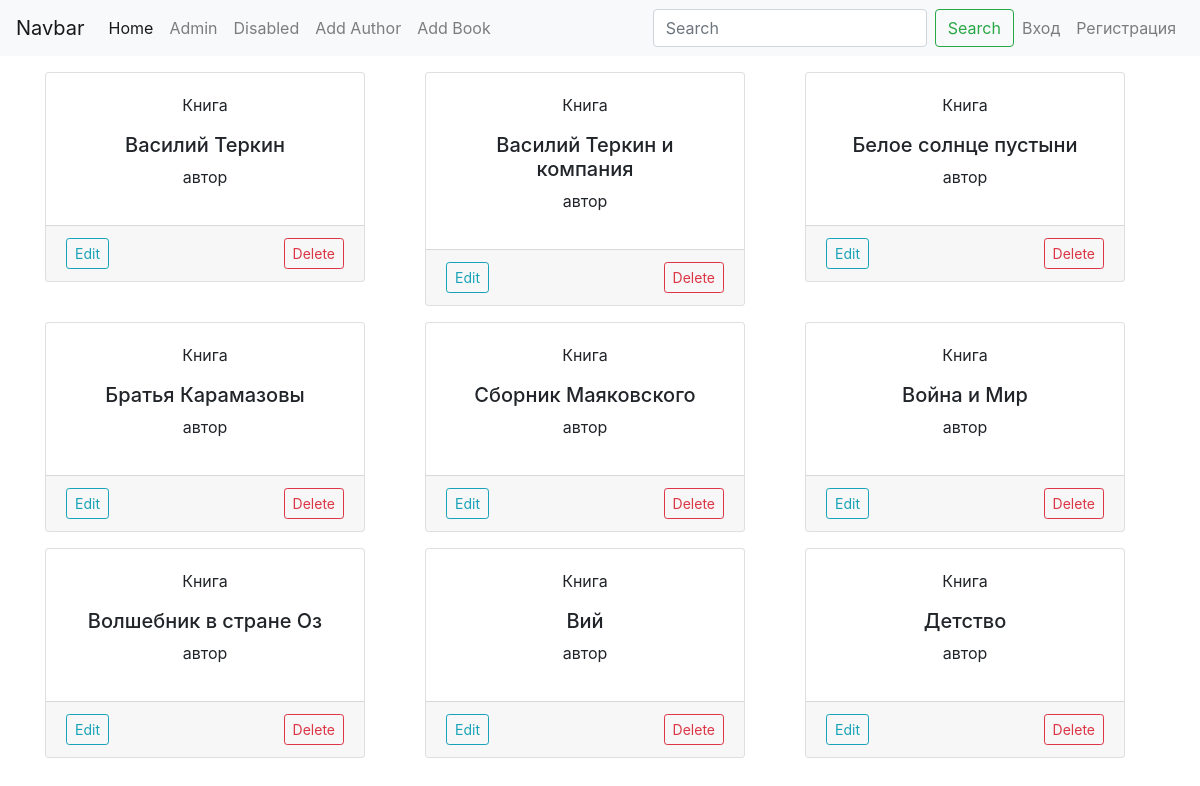
The page /home on the database its author committed.
### app/models.py (models this page shows, shortened)
class Book(db.Model):
    id = db.Column(db.Integer, primary_key=True)
    title = db.Column(db.String(250), unique=True, nullable=False)
    authors = db.relationship('Author', secondary=books_authors, lazy='subquery',
        backref=db.backref('books', lazy=True))

### app/books/views.py (the view)
@app.route("/home")
def home():
    books = Book.query.all()
    return render_template("home.html", books=books)

### app/templates/home.html (shortened to what this page needs)
{%  extends "base.html" %}
{%  block content %}
<div class="container">
    <div class="row">
        {% for book in books %}
        <div class="col-4 mt-3">
            <div class="card text-center" style="width: 20rem;">
                <div class="card-body">
                    <p class="card-text">Книга</p>
                    <h5 class="text-center">{{ book.title }}</h5>
                    <p class="text-center">автор</p>
                </div>
                <div class="card-footer">
                    <a href="{{url_for('update_book', id=book.id)}}"
                        class="float-left btn btn-sm btn-outline-info">Edit</a>
                    <button type="button" class="float-right btn btn-outline-danger btn-sm" data-toggle="modal"
                        data-target="#exampleModal-{{ book.id }}">
                        Delete
                    </button>
                </div>
            </div>
        </div>
        {% endfor %}
    </div>
</div>
{%  endblock %}

### app/templates/base.html (shortened to what this page needs)
<!DOCTYPE html>
<html lang="en">
<head>
    <link rel="stylesheet" href="{{url_for('static', filename='css/bootstrap.min.css')}}">
    <nav class="navbar navbar-expand-lg navbar-light bg-light">
        <a class="navbar-brand" href="#">Navbar</a>
        <div class="collapse navbar-collapse" id="navbarSupportedContent">
            <ul class="navbar-nav mr-auto">
                <li class="nav-item active">
                    <a class="nav-link" href="{{url_for('home')}}">Home <span class="sr-only">(current)</span></a>
                </li>
                <li class="nav-item">
                    <a class="nav-link" href="#">Admin</a>
                </li>
                <li class="nav-item">
                    <a class="nav-link" href="#">Disabled</a>
                </li>
                <li class="nav-item">
                    <a class="nav-link" href="{{url_for('create_author')}}">Add Author</a>
                </li>
                <li class="nav-item">
                    <a class="nav-link" href="{{url_for('create_book')}}">Add Book</a>
                </li>
            </ul>
            <form class="form-inline my-2 my-lg-0">
                <input class="form-control mr-sm-2" type="search" placeholder="Search" aria-label="Search">
                <button class="btn btn-outline-success my-2 my-sm-0" type="submit">Search</button>
            </form>
            <ul class="navbar-nav mr-rigth">
            <li class="nav-item">
                <a class="nav-link" href="{{url_for('login')}}">Вход</a>
            </li>
            <li class="nav-item">
                <a class="nav-link" href="{{url_for('register')}}">Регистрация</a>
            </li>
        </ul>
        </div>
    </nav>
</head>
<body>
    {% block content %}
    {% endblock %}
</body>
</html>

### rows shown on the page
Book: title "Василий Теркин"
Book: title "Василий Теркин и компания"
Book: title "Белое солнце пустыни"
Book: title "Братья Карамазовы"
Book: title "Сборник Маяковского"
Book: title "Война и Мир"
Book: title "Волшебник в стране Оз"
Book: title "Вий"
Book: title "Детство"
